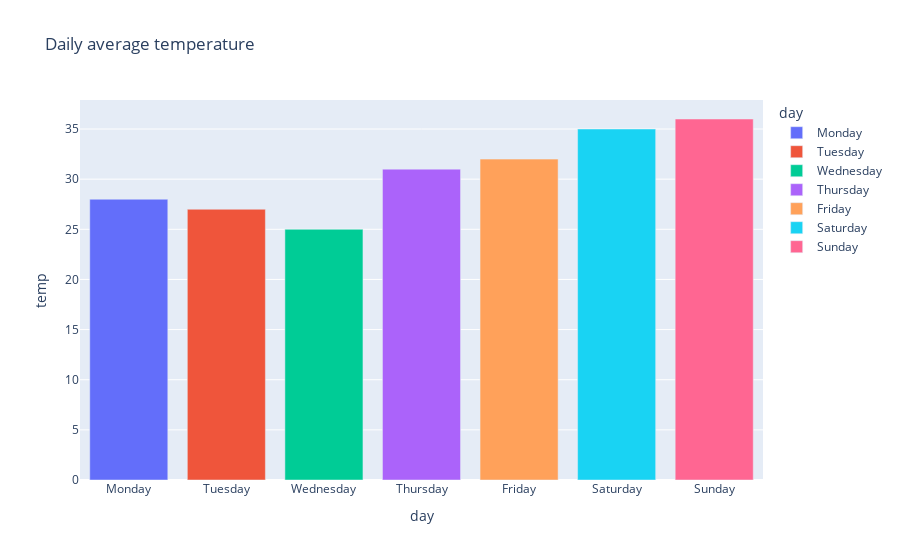

The notebook cell saved with this chart:
### Markdown cell above
#### Bar chart

### Code cell
weekly_temps = pd.DataFrame({
    'day': ['Monday', 'Tuesday', 'Wednesday', 'Thursday',
           'Friday', 'Saturday', 'Sunday'],
    'temp': [28, 27, 25, 31, 32, 35, 36]
})

colors = ['#636EFA', '#EF553B', '#00CC96', '#AB63FA', '#FFA15A', '#19D3F3', '#FF6692']


fig = px.bar(data_frame=weekly_temps, 
             x ='day', 
             y='temp',
             title='Daily average temperature',
             color='day',  # Use 'day' to create distinct colors
             color_discrete_sequence=colors)
fig.show()

### Figure 1 — Plotly figure (JSON) as saved in the notebook; plotly's stock layout.template omitted (floating-point values rounded to 4 significant figures)
{"data": [{"alignmentgroup": "True", "hovertemplate": "day=%{x}<br>temp=%{y}<extra></extra>", "legendgroup": "Monday", "marker": {"color": "#636EFA", "pattern": {"shape": ""}}, "name": "Monday", "offsetgroup": "Monday", "orientation": "v", "showlegend": true, "textposition": "auto", "type": "bar", "x": ["Monday"], "xaxis": "x", "y": [28], "yaxis": "y"}, {"alignmentgroup": "True", "hovertemplate": "day=%{x}<br>temp=%{y}<extra></extra>", "legendgroup": "Tuesday", "marker": {"color": "#EF553B", "pattern": {"shape": ""}}, "name": "Tuesday", "offsetgroup": "Tuesday", "orientation": "v", "showlegend": true, "textposition": "auto", "type": "bar", "x": ["Tuesday"], "xaxis": "x", "y": [27], "yaxis": "y"}, {"alignmentgroup": "True", "hovertemplate": "day=%{x}<br>temp=%{y}<extra></extra>", "legendgroup": "Wednesday", "marker": {"color": "#00CC96", "pattern": {"shape": ""}}, "name": "Wednesday", "offsetgroup": "Wednesday", "orientation": "v", "showlegend": true, "textposition": "auto", "type": "bar", "x": ["Wednesday"], "xaxis": "x", "y": [25], "yaxis": "y"}, {"alignmentgroup": "True", "hovertemplate": "day=%{x}<br>temp=%{y}<extra></extra>", "legendgroup": "Thursday", "marker": {"color": "#AB63FA", "pattern": {"shape": ""}}, "name": "Thursday", "offsetgroup": "Thursday", "orientation": "v", "showlegend": true, "textposition": "auto", "type": "bar", "x": ["Thursday"], "xaxis": "x", "y": [31], "yaxis": "y"}, {"alignmentgroup": "True", "hovertemplate": "day=%{x}<br>temp=%{y}<extra></extra>", "legendgroup": "Friday", "marker": {"color": "#FFA15A", "pattern": {"shape": ""}}, "name": "Friday", "offsetgroup": "Friday", "orientation": "v", "showlegend": true, "textposition": "auto", "type": "bar", "x": ["Friday"], "xaxis": "x", "y": [32], "yaxis": "y"}, {"alignmentgroup": "True", "hovertemplate": "day=%{x}<br>temp=%{y}<extra></extra>", "legendgroup": "Saturday", "marker": {"color": "#19D3F3", "pattern": {"shape": ""}}, "name": "Saturday", "offsetgroup": "Saturday", "orientation": "v", "showlegend": true, "textposition": "auto", "type": "bar", "x": ["Saturday"], "xaxis": "x", "y": [35], "yaxis": "y"}, {"alignmentgroup": "True", "hovertemplate": "day=%{x}<br>temp=%{y}<extra></extra>", "legendgroup": "Sunday", "marker": {"color": "#FF6692", "pattern": {"shape": ""}}, "name": "Sunday", "offsetgroup": "Sunday", "orientation": "v", "showlegend": true, "textposition": "auto", "type": "bar", "x": ["Sunday"], "xaxis": "x", "y": [36], "yaxis": "y"}], "layout": {"barmode": "relative", "legend": {"title": {"text": "day"}, "tracegroupgap": 0}, "title": {"text": "Daily average temperature"}, "xaxis": {"anchor": "y", "categoryarray": ["Monday", "Tuesday", "Wednesday", "Thursday", "Friday", "Saturday", "Sunday"], "categoryorder": "array", "domain": [0, 1], "title": {"text": "day"}}, "yaxis": {"anchor": "x", "domain": [0, 1], "title": {"text": "temp"}}}}
